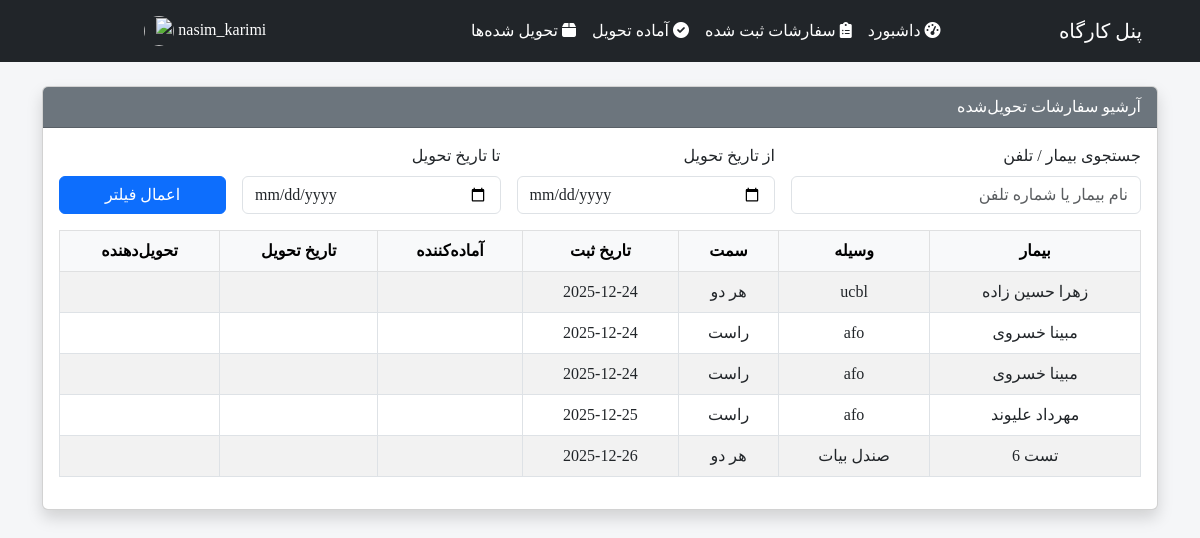
Page /reception/archive/ (signed in) on the committed database.
### WorkShop/models.py (models this page shows, shortened)
class Order(models.Model):
    DEVICE_CHOICES = [
        ('CNC insole', 'کفی طبی CNC'),
        ('Functional insole', 'کفی طبی فانکشنال'),
        ('Pu insole', 'کفی طبی Pu'),
        ('SandalA', 'صندل آرامو'),
        ('SandalB', 'صندل بیات'),
        ('SandalO', 'صندل ارسی'),
    ]
    SIDE_CHOICES = [
        ('both', 'هر دو'),
        ('right', 'راست'),
        ('left', 'چپ'),
    ]
    PRIORITY_CHOICES = [
        ('normal', 'عادی'),
        ('urgent', 'اورژانسی'),
    ]
    STATUS_CHOICES = [
        ('registered', 'ثبت شده'),
        ("ordered", "سفارش داده شده"),
        ('received', 'دریافت شده از تأمین‌کننده'),
        ('in_progress', 'در حال ساخت'),
        ('ready', 'آماده تحویل'),
        ('canceled', 'لغو شده'),
        ('delivered', 'تحویل داده شده'),
    ]
    SEND_TO_CHOICES = [
        ('workshop', 'کارگاه'),
        ('examiner', 'اتاق معاینه'),
    ]
    created_by = models.ForeignKey(
        User,
        on_delete=models.SET_NULL,
        null=True,
        blank=True,
        related_name='created_orders',
        verbose_name='ثبت‌کننده'
    )
    ready_by = models.ForeignKey(
        User,
        on_delete=models.SET_NULL,
        null=True,
        blank=True,
        related_name='ready_orders',
        verbose_name='آماده‌کننده'
    )
    case_number = models.CharField(
        max_length=50, blank=True, null=True, verbose_name='شماره پرونده')
    patient_name = models.CharField(max_length=100, verbose_name='نام بیمار')
    device_type = models.CharField(
        max_length=20,
        choices=DEVICE_CHOICES,
        verbose_name='نوع ارتوز'
    )
    side = models.CharField(
        max_length=10,
        choices=SIDE_CHOICES,
        verbose_name='اندام مورد نظر'
    )
    technical_notes = models.CharField(
        blank=False, verbose_name='خلاصه پرونده', editable=True,)
    designes = models.CharField(
        blank=False, verbose_name='طراحی‌ها', default='', editable=True, )
    different_designs = models.BooleanField(
        default=False, verbose_name="آیا دو پا متفاوت هستند؟")
    different_technical_notes = models.BooleanField(
        default=False,
        verbose_name="آیا خلاصه پرونده برای پای چپ و راست متفاوت است؟"
    )
    designes_left = models.TextField(blank=True, null=True)
    designes_right = models.TextField(blank=True, null=True)
    technical_notes_left = models.TextField(blank=True, null=True)
    technical_notes_right = models.TextField(blank=True, null=True)
    priority = models.CharField(
        max_length=10,
        choices=PRIORITY_CHOICES,
        default='normal',
        verbose_name='اولویت'
    )
    send_to = models.CharField(
        max_length=60,
        choices=SEND_TO_CHOICES,
        default='workshop',
        verbose_name='ارسال به'
    )
    status = models.CharField(
        max_length=20, choices=STATUS_CHOICES, default='registered', verbose_name='وضعیت')
    delivered_at = models.DateTimeField(null=True, blank=True)
    delivered_by = models.ForeignKey(
        User,
        null=True,
        blank=True,
        on_delete=models.SET_NULL,
        related_name='delivered_orders'
    )
    workshop_notes = models.TextField(blank=True)
    created_at = models.DateTimeField(auto_now_add=True)
    ready_at = models.DateTimeField(null=True, blank=True)

### WorkShop/decorators.py (the view)
        def wrapper(request, *args, **kwargs):
            if not request.user.is_authenticated:
                return redirect('login')
            if request.user.groups.filter(name=group_name).exists():
                return view_func(request, *args, **kwargs)
            return redirect('login')

### WorkShop/views.py (called while the page is built)
@group_required('Reception')
def delivered_orders_archive(request):
    orders = Order.objects.filter(status='delivered')
    search = request.GET.get('search')
    if search:
        orders = orders.filter(
            Q(patient_name__icontains=search)
        )
    start_date = request.GET.get('start_date')
    end_date = request.GET.get('end_date')
    if start_date:
        orders = orders.filter(delivered_at__date__gte=start_date)
    if end_date:
        orders = orders.filter(delivered_at__date__lte=end_date)
    orders = orders.select_related(
        'ready_by', 'delivered_by'
    ).order_by('-delivered_at')
    return render(
        request,
        'workshop/delivered_archive.html',
        {
            'orders': orders,
            'search': search,
            'start_date': start_date,
            'end_date': end_date,
        }
    )

### WorkShop/templates/workshop/delivered_archive.html (shortened to what this page needs)
{% extends 'workshop/base.html' %}
{% block content %}
<div class="card shadow">
    <div class="card-header bg-secondary text-white">
        آرشیو سفارشات تحویل‌شده
    </div>
    <div class="card-body">
        <form method="get" class="row g-3 mb-3">
            <div class="col-md-4">
                <label class="form-label">جستجوی بیمار / تلفن</label>
                <input type="text" name="search" class="form-control" value="{{ search|default:'' }}"
                    placeholder="نام بیمار یا شماره تلفن">
            </div>
            <div class="col-md-3">
                <label class="form-label">از تاریخ تحویل</label>
                <input type="date" name="start_date" class="form-control" value="{{ start_date|default:'' }}">
            </div>
            <div class="col-md-3">
                <label class="form-label">تا تاریخ تحویل</label>
                <input type="date" name="end_date" class="form-control" value="{{ end_date|default:'' }}">
            </div>
            <div class="col-md-2 d-flex align-items-end">
                <button class="btn btn-primary w-100">اعمال فیلتر</button>
            </div>
        </form>
        <table class="table table-striped table-bordered text-center align-middle">
            <thead class="table-light">
                <tr>
                    <th>بیمار</th>
                    <th>وسیله</th>
                    <th>سمت</th>
                    <th>تاریخ ثبت</th>
                    <th>آماده‌کننده</th>
                    <th>تاریخ تحویل</th>
                    <th>تحویل‌دهنده</th>
                </tr>
            </thead>
            <tbody>
                {% for order in orders %}
                <tr>
                    <td>{{ order.patient_name }}</td>
                    <td>{{ order.get_device_type_display }}</td>
                    <td>{{ order.get_side_display }}</td>
                    <td>{{ order.created_at|date:"Y-m-d" }}</td>
                    <td>{{ order.ready_by.username }}</td>
                    <td>{{ order.delivered_at|date:"Y-m-d H:i" }}</td>
                    <td>{{ order.delivered_by.username }}</td>
                </tr>
                {% empty %}
                <tr>
                    <td colspan="7">سفارشی در آرشیو وجود ندارد</td>
                </tr>
                {% endfor %}
            </tbody>
        </table>
    </div>
</div>
{% endblock %}

### WorkShop/templates/workshop/base.html (shortened to what this page needs)
{% load static %}
<!DOCTYPE html>
<html lang="fa" dir="rtl">
<head>
    <link href="https://cdn.jsdelivr.net/npm/bootstrap@5.3.2/dist/css/bootstrap.rtl.min.css" rel="stylesheet">
    <link href="https://cdnjs.cloudflare.com/ajax/libs/select2/4.0.13/css/select2.min.css" rel="stylesheet" />
    <link href="https://cdn.jsdelivr.net/npm/bootstrap@5.3.0/dist/css/bootstrap.min.css" rel="stylesheet">
    <link href="https://cdnjs.cloudflare.com/ajax/libs/font-awesome/6.0.0-beta3/css/all.min.css" rel="stylesheet">
</head>
<body>
    <nav class="navbar navbar-expand-lg navbar-dark bg-dark">
        <div class="container">
            <a class="navbar-brand" href="#">پنل کارگاه</a>
            <div class="collapse navbar-collapse" id="navbarNav">
                <ul class="navbar-nav me-auto mb-2 mb-lg-0">
                    <li class="nav-item">
                        <a class="nav-link" href="{% url 'dashboard' %}">
                            <i class="fas fa-tachometer-alt"></i> داشبورد
                        </a>
                    </li>
                    <li class="nav-item">
                        <a class="nav-link" href="{% url 'workshop-list' %}">
                            <i class="fas fa-clipboard-list"></i> سفارشات ثبت شده
                        </a>
                    </li>
                    <li class="nav-item">
                        <a class="nav-link" href="{% url 'reception-ready' %}">
                            <i class="fas fa-check-circle"></i> آماده تحویل
                        </a>
                    </li>
                    <li class="nav-item">
                        <a class="nav-link" href="{% url 'delivered-archive' %}">
                            <i class="fas fa-box"></i> تحویل شده‌ها
                        </a>
                    </li>
                </ul>
                <div class="navbar-text ms-auto">
                    <a class="ms-2" href="{% url 'dashboard' %}" style="text-decoration: none;">{{ user.username }}
                        <img src="https://png.pngtree.com/png-clipart/20250102/original/pngtree-user-avatar-placeholder-black-png-image_6796227.png"
                            alt="" class="rounded-circle" width="30" height="30">
                    </a>
                </div>
            </div>
        </div>
    </nav>
    <div class="container mt-4">
        {% block content %}{% endblock %}
    </div>
</body>
</html>

### WorkShop/templates/workshop/base.html (style rules this page uses)
body { font-family: Vazir; background-color: #f5f6f8; }
.navbar { background-color: #2c7be5; }
.navbar-brand, .nav-link { color: white !important; }

### rows in the picture
Order: patient_name "زهرا حسین زاده", device_type "ucbl", side "هر دو", created_at "2025-12-24"
Order: patient_name "مبینا خسروی", device_type "afo", side "راست", created_at "2025-12-24"
Order: patient_name "مبینا خسروی", device_type "afo", side "راست", created_at "2025-12-24"
Order: patient_name "مهرداد علیوند", device_type "afo", side "راست", created_at "2025-12-25"
Order: patient_name "تست 6", device_type "صندل بیات", side "هر دو", created_at "2025-12-26"

### other values in the picture
{{ user.username }} "nasim_karimi"
